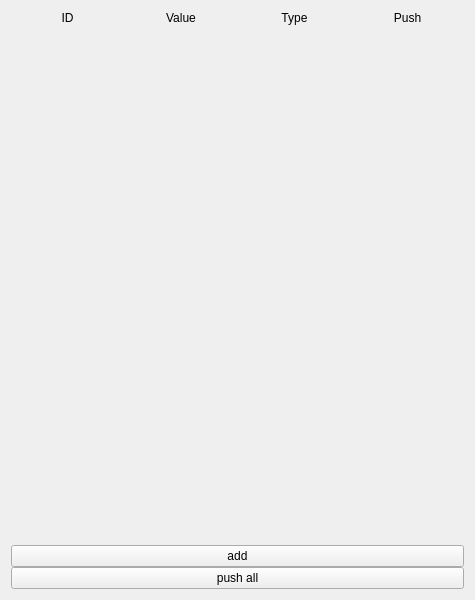
<?xml version="1.0" encoding="UTF-8"?>
<ui version="4.0">
 <class>InputPlace</class>
 <widget class="QWidget" name="InputPlace">
  <property name="geometry">
   <rect>
    <x>0</x>
    <y>0</y>
    <width>475</width>
    <height>600</height>
   </rect>
  </property>
  <property name="windowTitle">
   <string>Form</string>
  </property>
  <layout class="QGridLayout" name="gridLayout">
   <item row="0" column="1">
    <layout class="QVBoxLayout" name="verticalLayout">
     <property name="spacing">
      <number>0</number>
     </property>
     <item>
      <layout class="QGridLayout" name="mainGLayout">
       <item row="0" column="3">
        <widget class="QLabel" name="labelPush">
         <property name="text">
          <string>Push</string>
         </property>
         <property name="alignment">
          <set>Qt::AlignCenter</set>
         </property>
        </widget>
       </item>
       <item row="0" column="1">
        <widget class="QLabel" name="labelValue">
         <property name="text">
          <string>Value</string>
         </property>
         <property name="alignment">
          <set>Qt::AlignCenter</set>
         </property>
        </widget>
       </item>
       <item row="0" column="0">
        <widget class="QLabel" name="labelId">
         <property name="text">
          <string>ID</string>
         </property>
         <property name="alignment">
          <set>Qt::AlignCenter</set>
         </property>
        </widget>
       </item>
       <item row="0" column="2">
        <widget class="QLabel" name="labelType">
         <property name="text">
          <string>Type</string>
         </property>
         <property name="alignment">
          <set>Qt::AlignCenter</set>
         </property>
        </widget>
       </item>
      </layout>
     </item>
     <item>
      <spacer name="verticalSpacer">
       <property name="orientation">
        <enum>Qt::Vertical</enum>
       </property>
       <property name="sizeHint" stdset="0">
        <size>
         <width>20</width>
         <height>40</height>
        </size>
       </property>
      </spacer>
     </item>
     <item>
      <widget class="QPushButton" name="cmdAddWidget">
       <property name="text">
        <string>add</string>
       </property>
      </widget>
     </item>
     <item>
      <widget class="QPushButton" name="cmdPushAll">
       <property name="text">
        <string>push all</string>
       </property>
      </widget>
     </item>
    </layout>
   </item>
  </layout>
 </widget>
 <resources/>
 <connections/>
</ui>
